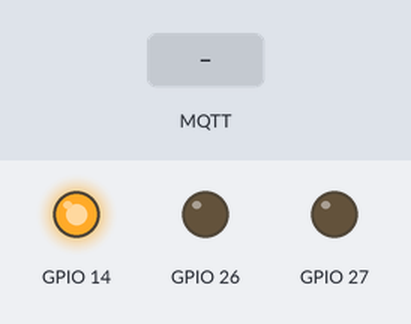
Simulated run of this sketch. Board: ESP32. Shown: output pins drawn as LEDs (lit = HIGH). The test bench sets the inputs (shaded band). WiFi joins after 1.5 s; servers stay silent unless stated; random numbers use the default seed unless the sketch sets one; no MQTT or app messages arrive unless stated; what the sketch prints to the serial monitor is not drawn.

Above: at 2.7 s.
2.8 s: MQTT message "DAY" arrives on the first subscribed topic
At 8.7 s:
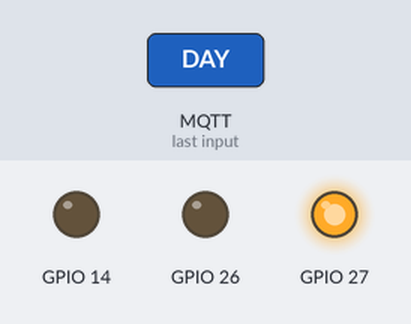
23.0 s: MQTT message "NIGHT" arrives on the first subscribed topic
27.5 s: MQTT message "1" arrives on the first subscribed topic
At 31.9 s:
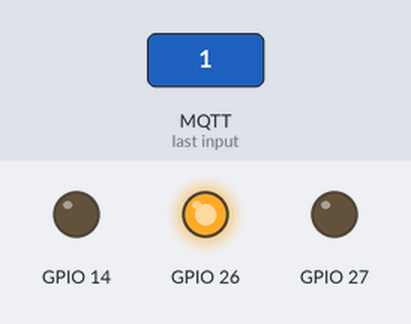
Timing chart, 0 to 45.0 s (numbered marks = the images above; inputs shaded):
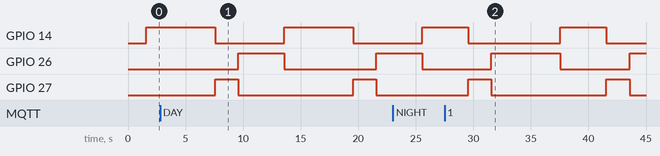

Measured:
- by itself, GPIO 27: alternates HIGH for 2.0 s and LOW for 10.0 s

The sketch:

semaforo_2.ino
```cpp
#include <WiFi.h>
#include <PubSubClient.h>
// ------------------------------
// CONFIGURAÇÕES DE REDE E MQTT
// ------------------------------
const char *ssid = "Inteli.Iot";
const char *password = "%(Yk(sxGMtvFEs.3";
const char* mqtt_server = "broker.hivemq.com";
const int   mqtt_port   = 1883;
const char* mqtt_topic_subscribe = "semaforo/mode";
// --- Clientes de Rede ---
WiFiClient espClient;
PubSubClient client(espClient);
// --- Variável Global de Modo (CORRIGIDO) ---
// Usar um tipo simples (bool) com volatile, em vez de um objeto String
volatile bool isDayMode = true; // true = DAY, false = NIGHT
// ------------------------------
// DEFINIÇÕES DE PINOS
// ------------------------------
#define RED 14
#define YELLOW 27
#define GREEN 26
// ------------------------------
// CLASSE TRAFFICLIGHT (Sem alterações)
// ------------------------------
class TrafficLight {
private:
    int pinRed, pinYellow, pinGreen;
    int tRedDay = 6, tYellow = 2, tGreenDay = 4;
    int tRedNight = 4, tGreenNight = 6;
public:
    TrafficLight(int r, int y, int g) {
        pinRed = r;
        pinYellow = y;
        pinGreen = g;
        pinMode(pinRed, OUTPUT);
        pinMode(pinYellow, OUTPUT);
        pinMode(pinGreen, OUTPUT);
    }
    void setLights(bool r, bool y, bool g) {
        digitalWrite(pinRed,   r);
        digitalWrite(pinYellow,y);
        digitalWrite(pinGreen, g);
    }
    void runCycle(String mode) {
        int tR = (mode == "DAY") ? tRedDay   : tRedNight;
        int tG = (mode == "DAY") ? tGreenDay : tGreenNight;
        setLights(1,0,0); delay(tR * 1000);
        setLights(0,1,0); delay(tYellow * 1000);
        setLights(0,0,1); delay(tG * 1000);
    }
};
// ------------------------------
// INSTÂNCIA DO SEMÁFORO
// ------------------------------
TrafficLight semaforo(RED, YELLOW, GREEN);
// ----------------------------------------------------
// FUNÇÕES AUXILIARES (WiFi e MQTT)
// ----------------------------------------------------
/**
 * @brief Função de Callback do MQTT (CORRIGIDO)
 * Atualiza a variável booleana volátil.
 */
void mqtt_callback(char* topic, byte* payload, unsigned int length) {
    Serial.print("Mensagem recebida no tópico [");
    Serial.print(topic);
    Serial.print("]: ");
    String message;
    for (int i = 0; i < length; i++) {
        message += (char)payload[i];
    }
    Serial.println(message);
    // Atualiza a flag booleana volátil
    if (message == "DAY") {
        isDayMode = true;
        Serial.println("Modo atualizado para: DAY");
    } else if (message == "NIGHT") {
        isDayMode = false;
        Serial.println("Modo atualizado para: NIGHT");
    } else {
        Serial.println("Mensagem MQTT ignorada.");
    }
}
/**
 * @brief Conecta ao WiFi
 */
void setup_wifi() {
    delay(10);
    Serial.println();
    Serial.print("Conectando-se a ");
    Serial.println(ssid);
    WiFi.begin(ssid, password);
    while (WiFi.status() != WL_CONNECTED) {
        delay(500);
        Serial.print(".");
    }
    Serial.println("");
    Serial.println("WiFi conectado!");
    Serial.print("Endereço IP: ");
    Serial.println(WiFi.localIP());
}
/**
 * @brief Reconecta ao broker MQTT (se a conexão cair)
 */
void reconnect_mqtt() {
    while (!client.connected()) {
        Serial.print("Tentando conexão MQTT...");
        String clientId = "ESP32-Semaforo-SLAVE-" + String(random(0xffff), HEX);
        if (client.connect(clientId.c_str())) {
            Serial.println("Conectado!");
            client.subscribe(mqtt_topic_subscribe);
            Serial.println("Inscrito no tópico: " + String(mqtt_topic_subscribe));
        } else {
            Serial.print("Falha, rc=");
            Serial.print(client.state());
            Serial.println(" Tentando novamente em 5 segundos");
            delay(5000);
        }
    }
}
// ------------------------------
// SETUP
// ------------------------------
void setup() {
    Serial.begin(115200);
    setup_wifi();
    client.setServer(mqtt_server, mqtt_port);
    client.setCallback(mqtt_callback);
}
// ------------------------------
// LOOP (CORRIGIDO)
// ------------------------------
void loop() {
    if (!client.connected()) {
        reconnect_mqtt();
    }
    client.loop();
    // --- Lógica de leitura segura ---
    // 1. Copia o valor volátil para uma variável local.
    // Esta é uma "leitura atômica" segura.
    bool currentModeIsDay = isDayMode;
    // 2. Converte o booleano local para a String que a função espera.
    String modeStringToSend;
    if (currentModeIsDay) {
        modeStringToSend = "DAY";
    } else {
        modeStringToSend = "NIGHT";
    }
    // 3. Passa a String local (não-volátil) para a função.
    semaforo.runCycle(modeStringToSend);
}
```
